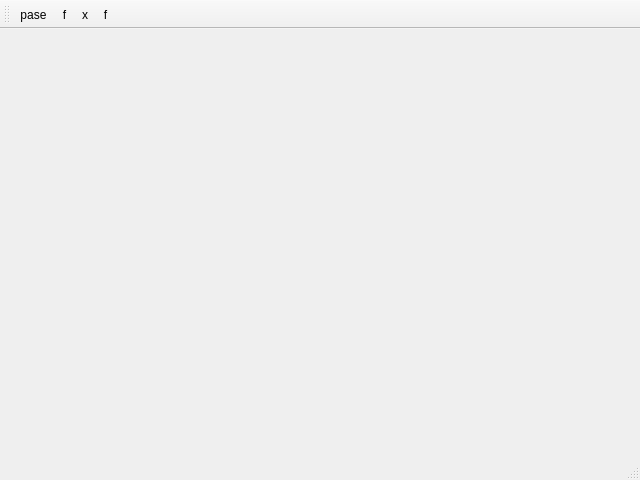
<?xml version="1.0" encoding="UTF-8"?>
<ui version="4.0">
 <class>MainWindow</class>
 <widget class="QMainWindow" name="MainWindow">
  <property name="geometry">
   <rect>
    <x>0</x>
    <y>0</y>
    <width>640</width>
    <height>480</height>
   </rect>
  </property>
  <property name="windowTitle">
   <string>MainWindow</string>
  </property>
  <widget class="QWidget" name="centralwidget"/>
  <widget class="QMenuBar" name="menubar">
   <property name="geometry">
    <rect>
     <x>0</x>
     <y>0</y>
     <width>640</width>
     <height>26</height>
    </rect>
   </property>
  </widget>
  <widget class="QStatusBar" name="statusbar"/>
  <widget class="QToolBar" name="toolBar">
   <property name="windowTitle">
    <string>toolBar</string>
   </property>
   <attribute name="toolBarArea">
    <enum>TopToolBarArea</enum>
   </attribute>
   <attribute name="toolBarBreak">
    <bool>false</bool>
   </attribute>
   <addaction name="actionPase"/>
   <addaction name="actionF"/>
   <addaction name="actionX"/>
   <addaction name="actionF_2"/>
  </widget>
  <action name="actionPase">
   <property name="icon">
    <iconset resource="iman.qrc">
     <normaloff>:/Project/BeforNewYearProject/paste.svg</normaloff>:/Project/BeforNewYearProject/paste.svg</iconset>
   </property>
   <property name="text">
    <string>pase</string>
   </property>
  </action>
  <action name="actionF">
   <property name="icon">
    <iconset resource="iman.qrc">
     <normaloff>:/Project/BeforNewYearProject/copy_icon.svg</normaloff>:/Project/BeforNewYearProject/copy_icon.svg</iconset>
   </property>
   <property name="text">
    <string>f</string>
   </property>
  </action>
  <action name="actionX">
   <property name="icon">
    <iconset resource="iman.qrc">
     <normaloff>:/Project/BeforNewYearProject/search_icon.svg</normaloff>:/Project/BeforNewYearProject/search_icon.svg</iconset>
   </property>
   <property name="text">
    <string>x</string>
   </property>
  </action>
  <action name="actionF_2">
   <property name="icon">
    <iconset resource="iman.qrc">
     <normaloff>:/Project/BeforNewYearProject/back_icon2.svg</normaloff>:/Project/BeforNewYearProject/back_icon2.svg</iconset>
   </property>
   <property name="text">
    <string>f</string>
   </property>
  </action>
 </widget>
 <resources>
  <include location="iman.qrc"/>
 </resources>
 <connections/>
</ui>
